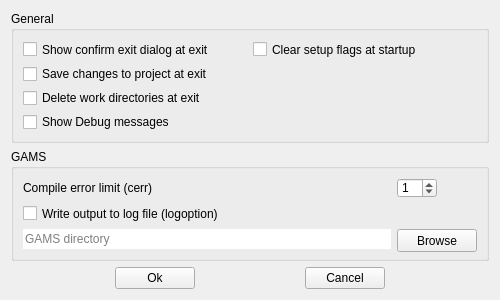
<?xml version="1.0" encoding="UTF-8"?>
<ui version="4.0">
 <class>SettingsForm</class>
 <widget class="QWidget" name="SettingsForm">
  <property name="windowModality">
   <enum>Qt::ApplicationModal</enum>
  </property>
  <property name="geometry">
   <rect>
    <x>0</x>
    <y>0</y>
    <width>500</width>
    <height>300</height>
   </rect>
  </property>
  <property name="sizePolicy">
   <sizepolicy hsizetype="Fixed" vsizetype="Fixed">
    <horstretch>0</horstretch>
    <verstretch>0</verstretch>
   </sizepolicy>
  </property>
  <property name="minimumSize">
   <size>
    <width>500</width>
    <height>300</height>
   </size>
  </property>
  <property name="maximumSize">
   <size>
    <width>500</width>
    <height>300</height>
   </size>
  </property>
  <property name="mouseTracking">
   <bool>false</bool>
  </property>
  <property name="focusPolicy">
   <enum>Qt::StrongFocus</enum>
  </property>
  <property name="contextMenuPolicy">
   <enum>Qt::NoContextMenu</enum>
  </property>
  <property name="windowTitle">
   <string>Settings</string>
  </property>
  <property name="autoFillBackground">
   <bool>false</bool>
  </property>
  <layout class="QVBoxLayout" name="verticalLayout">
   <item>
    <widget class="QGroupBox" name="groupBox_general">
     <property name="sizePolicy">
      <sizepolicy hsizetype="Preferred" vsizetype="Fixed">
       <horstretch>0</horstretch>
       <verstretch>0</verstretch>
      </sizepolicy>
     </property>
     <property name="minimumSize">
      <size>
       <width>0</width>
       <height>121</height>
      </size>
     </property>
     <property name="title">
      <string>General</string>
     </property>
     <layout class="QGridLayout" name="gridLayout_2">
      <item row="2" column="0">
       <widget class="QCheckBox" name="checkBox_del_work_dirs">
        <property name="toolTip">
         <string>&lt;html&gt;&lt;head/&gt;&lt;body&gt;&lt;p&gt;Unchecked: Does not delete work directories &amp;amp; does not show message box&lt;/p&gt;&lt;p&gt;Partially checked: Shows message box (default)&lt;/p&gt;&lt;p&gt;Checked: Deletes work directories &amp;amp; does not show message box&lt;/p&gt;&lt;p&gt;&lt;br/&gt;&lt;/p&gt;&lt;/body&gt;&lt;/html&gt;</string>
        </property>
        <property name="text">
         <string>Delete work directories at exit</string>
        </property>
        <property name="tristate">
         <bool>true</bool>
        </property>
       </widget>
      </item>
      <item row="0" column="0">
       <widget class="QCheckBox" name="checkBox_exit_dialog">
        <property name="toolTip">
         <string>&lt;html&gt;&lt;head/&gt;&lt;body&gt;&lt;p&gt;Unchecked: Exit Sceleton without prompt&lt;/p&gt;&lt;p&gt;Checked: Show confirm exit prompt&lt;/p&gt;&lt;p&gt;&lt;br/&gt;&lt;/p&gt;&lt;/body&gt;&lt;/html&gt;</string>
        </property>
        <property name="text">
         <string>Show confirm exit dialog at exit</string>
        </property>
        <property name="tristate">
         <bool>false</bool>
        </property>
       </widget>
      </item>
      <item row="1" column="0">
       <widget class="QCheckBox" name="checkBox_save_at_exit">
        <property name="toolTip">
         <string>&lt;html&gt;&lt;head/&gt;&lt;body&gt;&lt;p&gt;Unchecked: Does not save project &amp;amp; does not show message box&lt;/p&gt;&lt;p&gt;Partially checked: Shows message box (default)&lt;/p&gt;&lt;p&gt;Checked: Saves project &amp;amp; does not show message box&lt;/p&gt;&lt;p&gt;&lt;br/&gt;&lt;/p&gt;&lt;/body&gt;&lt;/html&gt;</string>
        </property>
        <property name="text">
         <string>Save changes to project at exit</string>
        </property>
        <property name="tristate">
         <bool>true</bool>
        </property>
       </widget>
      </item>
      <item row="0" column="1">
       <widget class="QCheckBox" name="checkBox_clear_flags">
        <property name="toolTip">
         <string>&lt;html&gt;&lt;head/&gt;&lt;body&gt;&lt;p&gt;Clear Setup &lt;span style=&quot; font-weight:600;&quot;&gt;ready&lt;/span&gt; and &lt;span style=&quot; font-weight:600;&quot;&gt;failed&lt;/span&gt; flags at startup and when a project is loaded&lt;/p&gt;&lt;/body&gt;&lt;/html&gt;</string>
        </property>
        <property name="text">
         <string>Clear setup flags at startup</string>
        </property>
       </widget>
      </item>
      <item row="3" column="0">
       <widget class="QCheckBox" name="checkBox_debug">
        <property name="toolTip">
         <string>&lt;html&gt;&lt;head/&gt;&lt;body&gt;&lt;p&gt;Shows Sceleton debug messages in console. Error messages are always shown.&lt;/p&gt;&lt;/body&gt;&lt;/html&gt;</string>
        </property>
        <property name="text">
         <string>Show Debug messages</string>
        </property>
       </widget>
      </item>
     </layout>
    </widget>
   </item>
   <item>
    <widget class="QGroupBox" name="groupBox_gams">
     <property name="minimumSize">
      <size>
       <width>0</width>
       <height>56</height>
      </size>
     </property>
     <property name="title">
      <string>GAMS</string>
     </property>
     <property name="flat">
      <bool>false</bool>
     </property>
     <property name="checkable">
      <bool>false</bool>
     </property>
     <layout class="QGridLayout" name="gridLayout">
      <item row="2" column="0">
       <widget class="QCheckBox" name="checkBox_logoption">
        <property name="toolTip">
         <string>&lt;html&gt;&lt;head/&gt;&lt;body&gt;&lt;p&gt;Controls the GAMS &lt;span style=&quot; font-weight:600;&quot;&gt;logoption&lt;/span&gt; keyword value.&lt;/p&gt;&lt;p&gt;If unchecked (logoption=3). LOG output is written to standard output. &lt;/p&gt;&lt;p&gt;If checked (logoption=4). LOG output is written to standard output and to &amp;lt;TOOLNAME&amp;gt;.log file.&lt;/p&gt;&lt;/body&gt;&lt;/html&gt;</string>
        </property>
        <property name="text">
         <string>Write output to log file (logoption)</string>
        </property>
       </widget>
      </item>
      <item row="3" column="0">
       <widget class="QLineEdit" name="lineEdit_gamside_path">
        <property name="minimumSize">
         <size>
          <width>0</width>
          <height>20</height>
         </size>
        </property>
        <property name="cursor">
         <cursorShape>ArrowCursor</cursorShape>
        </property>
        <property name="focusPolicy">
         <enum>Qt::NoFocus</enum>
        </property>
        <property name="toolTip">
         <string>&lt;html&gt;&lt;head/&gt;&lt;body&gt;&lt;p&gt;Enter directory where gams.exe and gamside.exe reside.&lt;/p&gt;&lt;p&gt;Note: Leave this empty to use GAMS defined in the system PATH variable.&lt;/p&gt;&lt;/body&gt;&lt;/html&gt;</string>
        </property>
        <property name="autoFillBackground">
         <bool>false</bool>
        </property>
        <property name="frame">
         <bool>false</bool>
        </property>
        <property name="readOnly">
         <bool>false</bool>
        </property>
        <property name="placeholderText">
         <string>GAMS directory</string>
        </property>
        <property name="clearButtonEnabled">
         <bool>true</bool>
        </property>
       </widget>
      </item>
      <item row="3" column="1">
       <widget class="QPushButton" name="pushButton_browse_gamside">
        <property name="minimumSize">
         <size>
          <width>0</width>
          <height>23</height>
         </size>
        </property>
        <property name="toolTip">
         <string>&lt;html&gt;&lt;head/&gt;&lt;body&gt;&lt;p&gt;Select GAMS directory&lt;/p&gt;&lt;/body&gt;&lt;/html&gt;</string>
        </property>
        <property name="text">
         <string>Browse</string>
        </property>
       </widget>
      </item>
      <item row="0" column="0">
       <widget class="QLabel" name="label">
        <property name="toolTip">
         <string>&lt;html&gt;&lt;head/&gt;&lt;body&gt;&lt;p&gt;Controls the compile time error limit (&lt;span style=&quot; font-weight:600;&quot;&gt;cerr&lt;/span&gt;). The compilation will be stopped after n errors have occurred.&lt;/p&gt;&lt;p&gt;0: No error limit (default)&lt;/p&gt;&lt;p&gt;n: Stop after n errors&lt;/p&gt;&lt;/body&gt;&lt;/html&gt;</string>
        </property>
        <property name="text">
         <string>Compile error limit (cerr)</string>
        </property>
       </widget>
      </item>
      <item row="0" column="1">
       <widget class="QSpinBox" name="spinBox_cerr">
        <property name="maximumSize">
         <size>
          <width>40</width>
          <height>16777215</height>
         </size>
        </property>
        <property name="toolTip">
         <string>&lt;html&gt;&lt;head/&gt;&lt;body&gt;&lt;p&gt;Controls the compile time error limit (&lt;span style=&quot; font-weight:600;&quot;&gt;cerr&lt;/span&gt;). The compilation will be stopped after n errors have occurred.&lt;/p&gt;&lt;p&gt;0: No error limit (default)&lt;/p&gt;&lt;p&gt;n: Stop after n errors&lt;/p&gt;&lt;/body&gt;&lt;/html&gt;</string>
        </property>
        <property name="frame">
         <bool>true</bool>
        </property>
        <property name="showGroupSeparator" stdset="0">
         <bool>false</bool>
        </property>
        <property name="value">
         <number>1</number>
        </property>
       </widget>
      </item>
     </layout>
    </widget>
   </item>
   <item>
    <layout class="QHBoxLayout" name="horizontalLayout">
     <item>
      <spacer name="horizontalSpacer_2">
       <property name="orientation">
        <enum>Qt::Horizontal</enum>
       </property>
       <property name="sizeHint" stdset="0">
        <size>
         <width>40</width>
         <height>20</height>
        </size>
       </property>
      </spacer>
     </item>
     <item>
      <widget class="QPushButton" name="pushButton_ok">
       <property name="toolTip">
        <string>&lt;html&gt;&lt;head/&gt;&lt;body&gt;&lt;p&gt;Saves changes and closes the window&lt;/p&gt;&lt;/body&gt;&lt;/html&gt;</string>
       </property>
       <property name="text">
        <string>Ok</string>
       </property>
      </widget>
     </item>
     <item>
      <spacer name="horizontalSpacer">
       <property name="orientation">
        <enum>Qt::Horizontal</enum>
       </property>
       <property name="sizeHint" stdset="0">
        <size>
         <width>40</width>
         <height>20</height>
        </size>
       </property>
      </spacer>
     </item>
     <item>
      <widget class="QPushButton" name="pushButton_cancel">
       <property name="toolTip">
        <string>&lt;html&gt;&lt;head/&gt;&lt;body&gt;&lt;p&gt;Closes the window without saving changes&lt;/p&gt;&lt;/body&gt;&lt;/html&gt;</string>
       </property>
       <property name="text">
        <string>Cancel</string>
       </property>
      </widget>
     </item>
     <item>
      <spacer name="horizontalSpacer_3">
       <property name="orientation">
        <enum>Qt::Horizontal</enum>
       </property>
       <property name="sizeHint" stdset="0">
        <size>
         <width>40</width>
         <height>20</height>
        </size>
       </property>
      </spacer>
     </item>
    </layout>
   </item>
  </layout>
 </widget>
 <tabstops>
  <tabstop>checkBox_exit_dialog</tabstop>
  <tabstop>checkBox_save_at_exit</tabstop>
  <tabstop>checkBox_del_work_dirs</tabstop>
  <tabstop>checkBox_debug</tabstop>
  <tabstop>spinBox_cerr</tabstop>
  <tabstop>checkBox_logoption</tabstop>
  <tabstop>pushButton_browse_gamside</tabstop>
  <tabstop>pushButton_ok</tabstop>
  <tabstop>pushButton_cancel</tabstop>
 </tabstops>
 <resources/>
 <connections/>
</ui>
